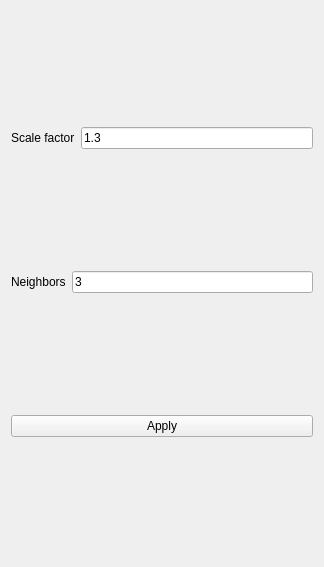
          <widget class="QWidget" name="page_2">
           <property name="geometry">
            <rect>
             <x>0</x>
             <y>0</y>
             <width>324</width>
             <height>567</height>
            </rect>
           </property>
           <attribute name="label">
            <string>Eye detection</string>
           </attribute>
           <layout class="QVBoxLayout" name="verticalLayout_4">
            <item>
             <layout class="QHBoxLayout" name="horizontalLayout_5">
              <item>
               <widget class="QLabel" name="label_5">
                <property name="text">
                 <string>Scale factor</string>
                </property>
               </widget>
              </item>
              <item>
               <widget class="QLineEdit" name="scaleEyes">
                <property name="text">
                 <string>1.3</string>
                </property>
               </widget>
              </item>
             </layout>
            </item>
            <item>
             <layout class="QHBoxLayout" name="horizontalLayout_6">
              <item>
               <widget class="QLabel" name="label_6">
                <property name="text">
                 <string>Neighbors</string>
                </property>
               </widget>
              </item>
              <item>
               <widget class="QLineEdit" name="eyesNeighbors">
                <property name="text">
                 <string>3</string>
                </property>
               </widget>
              </item>
             </layout>
            </item>
            <item>
             <widget class="QPushButton" name="apply_eyes">
              <property name="text">
               <string>Apply</string>
              </property>
             </widget>
            </item>
           </layout>
          </widget>
